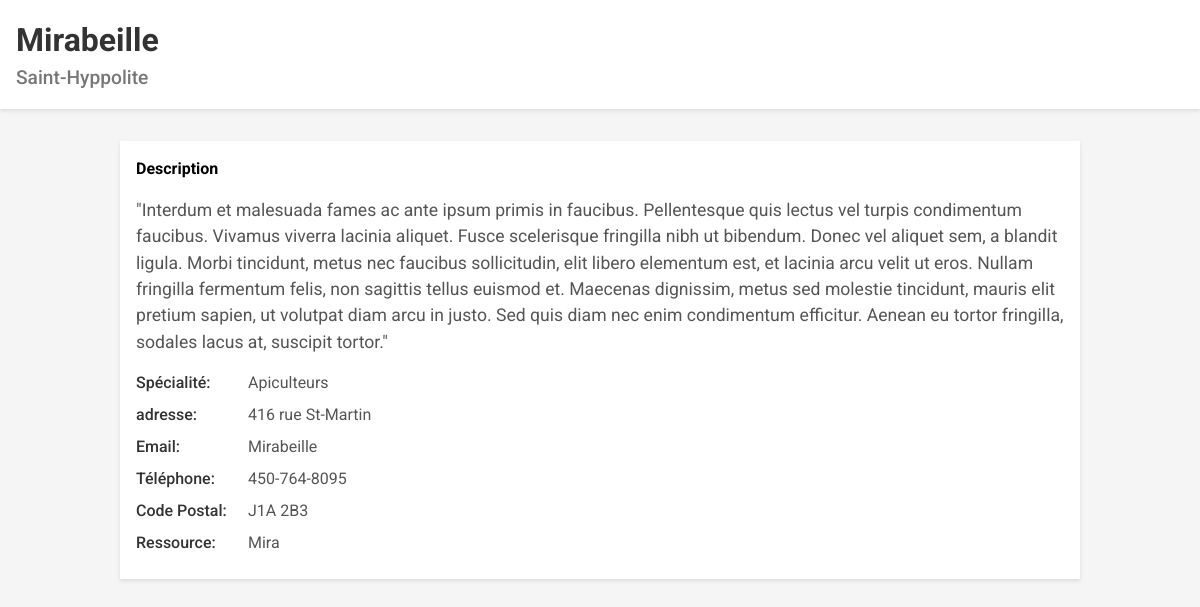
The app's page /entreprise.php?id=1, older data.
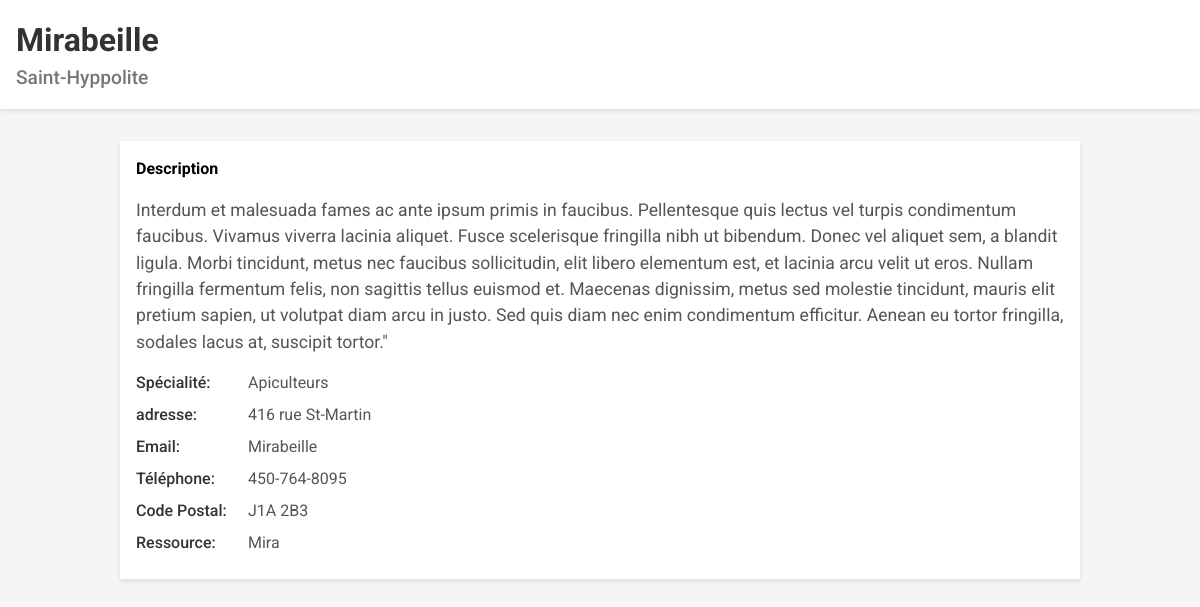
The same page, newer data.
### tables this page shows
CREATE TABLE "entreprises" ("id" integer not null primary key autoincrement, "secteur_id" integer, "hebergement_id" integer, "nom" varchar not null, "img_url" varchar, "logo_url" varchar, "site_web" varchar, "type" varchar not null, "description" varchar not null, "specialite" varchar not null, "adresse" varchar not null, "email" varchar not null, "phone" varchar not null, "code_postal" varchar not null, "personne_ressource" varchar not null, "created_at" datetime, "updated_at" datetime, foreign key("secteur_id") references "secteurs"("id"), foreign key("hebergement_id") references "hebergements"("id"));

### entreprise.php (the view, shortened to what this page needs)
<?php
$pdo = new PDO("sqlite:database.sqlite");
$pdo->setAttribute(PDO::ATTR_ERRMODE, PDO::ERRMODE_WARNING);
$pdo->setAttribute(PDO::ATTR_DEFAULT_FETCH_MODE, PDO::FETCH_ASSOC);
$id = $_GET['id'];
$sql = "SELECT * FROM entreprises WHERE id=:id ";
$stmt = $pdo->prepare($sql);
$stmt->bindParam(":id", $id);
$stmt->execute();
$entreprise = $stmt->fetch();
$nom = $entreprise['nom'];
$type = $entreprise['type'];
$description = $entreprise['description'];
$specialite = $entreprise['specialite'];
$adresse = $entreprise['adresse'];
$email = $entreprise['email'];
$phone = $entreprise['phone'];
$postal = $entreprise['code_postal'];
$ressource = $entreprise['personne_ressource'];
?>
<!DOCTYPE html>
<html lang="en">
  <head>
    <link rel="stylesheet" href="css/reset.css" />
    <link rel="stylesheet" href="css/recherche.css" />
  </head>
  <body>
    <header class="header">
      <h1 class="header__title"><?php echo $nom; ?></h1>
      <p class="header__type"><?php echo $type; ?></p>
    </header>
    <main class="main">
      <div class="container">
        <div class="description">
          <h2 class="description__title">Description</h2>
          <p class="description__text"><?php echo $description; ?></p>
        </div>
        <div class="details">
          <ul class="details__list">
            <li class="details__item">
              <span class="details__label">Spécialité:</span>
              <span class="details__value"><?php echo $specialite; ?></span>
            </li>
            <li class="details__item">
              <span class="details__label">adresse:</span>
              <span class="details__value"><?php echo $adresse; ?></span>
            </li>
            <li class="details__item">
              <span class="details__label">Email:</span>
              <span class="details__value"><?php echo $email; ?></span>
            </li>
            <li class="details__item">
              <span class="details__label">Téléphone:</span>
              <span class="details__value"><?php echo $phone; ?></span>
            </li>
            <li class="details__item">
              <span class="details__label">Code Postal:</span>
              <span class="details__value"><?php echo $postal; ?></span>
            </li>
            <li class="details__item">
              <span class="details__label">Ressource:</span>
              <span class="details__value"><?php echo $ressource; ?></span>
            </li>
          </ul>
        </div>
      </div>
    </main>
  </body>
</html>

### css/recherche.css (style rules this page uses)
* { box-sizing: border-box; }
html, body { margin: 0; padding: 0; font-family: "Roboto", sans-serif; font-size: 16px; line-height: 1.5; background-color: #f5f5f5; }
.header { background-color: #fff; padding: 1rem; margin-bottom: 2rem; box-shadow: 0 2px 4px rgba(0, 0, 0, 0.1); }
.header__title { margin: 0; font-size: 2rem; font-weight: 700; color: #333; }
.header__type { margin: 0; font-size: 1.2rem; font-weight: 500; color: #777; }
.main { display: flex; justify-content: center; }
.container { max-width: 960px; width: 100%; padding: 1rem; background-color: #fff; box-shadow: 0 2px 4px rgba(0, 0, 0, 0.1); }
.details { margin-top: 1rem; }
.description__title, .details__title { margin-top: 0; margin-bottom: 1rem; font-size: 1; }
.description__text { margin: 0; font-size: 1.1rem; color: #555; }
.details__list { list-style: none; padding: 0; margin: 0; }
.details__item { display: flex; align-items: center; margin-bottom: 0.5rem; }
.details__label { display: inline-block; width: 6rem; font-weight: 500; color: #333; }
.details__value { margin-left: 1rem; font-weight: 400; color: #555; }

Row changes from the older to the newer data that the page shows:
changed entreprises "Mirabeille": description "\"Interdum et malesuada fames ac…" → "Interdum et malesuada fames ac…"
